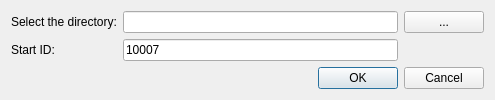
<?xml version="1.0" encoding="UTF-8"?>
<ui version="4.0">
 <class>XDlgUpdateSGY</class>
 <widget class="QDialog" name="XDlgUpdateSGY">
  <property name="geometry">
   <rect>
    <x>0</x>
    <y>0</y>
    <width>495</width>
    <height>100</height>
   </rect>
  </property>
  <property name="windowTitle">
   <string>Update all SEGY files</string>
  </property>
  <layout class="QGridLayout" name="gridLayout">
   <item row="0" column="3">
    <widget class="QPushButton" name="pushButton">
     <property name="text">
      <string>...</string>
     </property>
    </widget>
   </item>
   <item row="0" column="2">
    <widget class="QLineEdit" name="lineEdit">
     <property name="readOnly">
      <bool>true</bool>
     </property>
    </widget>
   </item>
   <item row="1" column="0">
    <widget class="QLabel" name="label_2">
     <property name="text">
      <string>Start ID:</string>
     </property>
    </widget>
   </item>
   <item row="0" column="0">
    <widget class="QLabel" name="label">
     <property name="text">
      <string>Select the directory:</string>
     </property>
    </widget>
   </item>
   <item row="2" column="2" colspan="2">
    <widget class="QDialogButtonBox" name="buttonBox">
     <property name="standardButtons">
      <set>QDialogButtonBox::Cancel|QDialogButtonBox::Ok</set>
     </property>
    </widget>
   </item>
   <item row="1" column="2">
    <widget class="QLineEdit" name="lineEdit_2">
     <property name="text">
      <string>10007</string>
     </property>
    </widget>
   </item>
  </layout>
 </widget>
 <layoutdefault spacing="6" margin="11"/>
 <resources/>
 <connections>
  <connection>
   <sender>buttonBox</sender>
   <signal>rejected()</signal>
   <receiver>XDlgUpdateSGY</receiver>
   <slot>reject()</slot>
   <hints>
    <hint type="sourcelabel">
     <x>448</x>
     <y>68</y>
    </hint>
    <hint type="destinationlabel">
     <x>56</x>
     <y>55</y>
    </hint>
   </hints>
  </connection>
  <connection>
   <sender>buttonBox</sender>
   <signal>accepted()</signal>
   <receiver>XDlgUpdateSGY</receiver>
   <slot>accept()</slot>
   <hints>
    <hint type="sourcelabel">
     <x>374</x>
     <y>70</y>
    </hint>
    <hint type="destinationlabel">
     <x>84</x>
     <y>64</y>
    </hint>
   </hints>
  </connection>
 </connections>
</ui>
